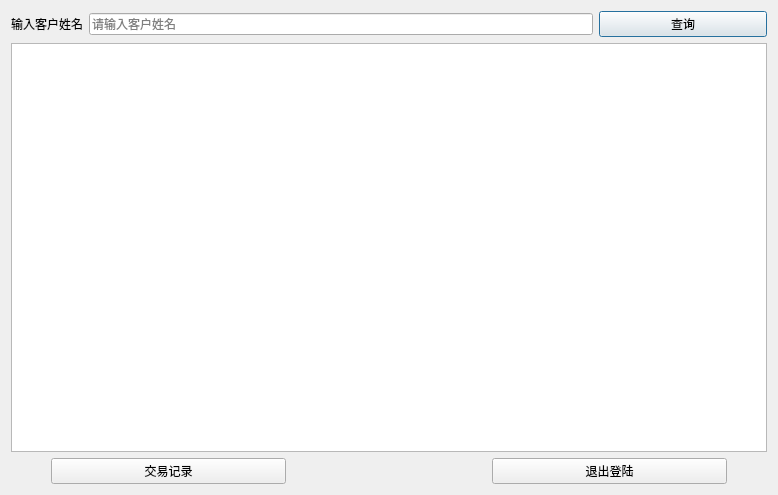
<?xml version="1.0" encoding="UTF-8"?>
<ui version="4.0">
 <class>admmain</class>
 <widget class="QDialog" name="admmain">
  <property name="geometry">
   <rect>
    <x>0</x>
    <y>0</y>
    <width>778</width>
    <height>495</height>
   </rect>
  </property>
  <property name="minimumSize">
   <size>
    <width>778</width>
    <height>495</height>
   </size>
  </property>
  <property name="maximumSize">
   <size>
    <width>778</width>
    <height>495</height>
   </size>
  </property>
  <property name="windowTitle">
   <string>用户列表</string>
  </property>
  <layout class="QVBoxLayout" name="verticalLayout">
   <item>
    <layout class="QHBoxLayout" name="horizontalLayout" stretch="0,6,2">
     <item>
      <widget class="QLabel" name="label">
       <property name="text">
        <string>输入客户姓名</string>
       </property>
      </widget>
     </item>
     <item>
      <widget class="QLineEdit" name="le_cnt">
       <property name="placeholderText">
        <string>请输入客户姓名</string>
       </property>
       <property name="clearButtonEnabled">
        <bool>true</bool>
       </property>
      </widget>
     </item>
     <item>
      <widget class="QPushButton" name="btn_search">
       <property name="text">
        <string>查询</string>
       </property>
      </widget>
     </item>
    </layout>
   </item>
   <item>
    <widget class="QTableView" name="tableView"/>
   </item>
   <item>
    <layout class="QHBoxLayout" name="horizontalLayout_2">
     <item>
      <spacer name="horizontalSpacer_2">
       <property name="orientation">
        <enum>Qt::Horizontal</enum>
       </property>
       <property name="sizeType">
        <enum>QSizePolicy::Fixed</enum>
       </property>
       <property name="sizeHint" stdset="0">
        <size>
         <width>40</width>
         <height>20</height>
        </size>
       </property>
      </spacer>
     </item>
     <item>
      <widget class="QPushButton" name="btn_record">
       <property name="text">
        <string>交易记录</string>
       </property>
      </widget>
     </item>
     <item>
      <spacer name="horizontalSpacer">
       <property name="orientation">
        <enum>Qt::Horizontal</enum>
       </property>
       <property name="sizeType">
        <enum>QSizePolicy::Fixed</enum>
       </property>
       <property name="sizeHint" stdset="0">
        <size>
         <width>200</width>
         <height>20</height>
        </size>
       </property>
      </spacer>
     </item>
     <item>
      <widget class="QPushButton" name="btn_exit">
       <property name="text">
        <string>退出登陆</string>
       </property>
      </widget>
     </item>
     <item>
      <spacer name="horizontalSpacer_3">
       <property name="orientation">
        <enum>Qt::Horizontal</enum>
       </property>
       <property name="sizeType">
        <enum>QSizePolicy::Fixed</enum>
       </property>
       <property name="sizeHint" stdset="0">
        <size>
         <width>40</width>
         <height>20</height>
        </size>
       </property>
      </spacer>
     </item>
    </layout>
   </item>
  </layout>
 </widget>
 <resources/>
 <connections/>
</ui>
